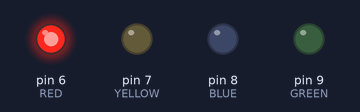
Recording of a sketch running on a simulated Arduino Uno, built with avr-gcc and run on an emulated ATmega328P. On the bench: output pins drawn as LEDs (lit = HIGH).

Above: at 0.9 s.
At 2.9 s:
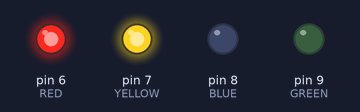
At 4.9 s:
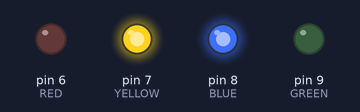
At 6.9 s:
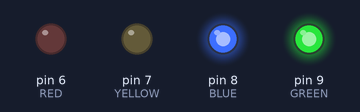
At 8.9 s:
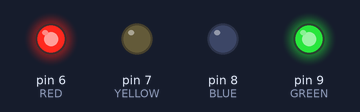
Timing chart, 0 to 10.3 s (numbered marks = the images above):
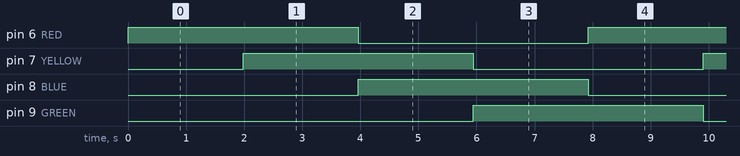

The sketch:

SWIETLIK.ino
```cpp
#include <Arduino_FreeRTOS.h>
#define RED 6
#define YELLOW 7
#define BLUE 8
#define GREEN 9

const TickType_t _500ms = pdMS_TO_TICKS(500);

void setup() {
  xTaskCreate(xSwietlikTask,"ledowo",100,NULL,1,NULL);

}

void xSwietlikTask(void *pvParameters)
{
  pinMode(RED,OUTPUT);
  pinMode(YELLOW,OUTPUT);
  pinMode(BLUE,OUTPUT);
  pinMode(GREEN,OUTPUT);

  while(1)
  {
    digitalWrite(RED,HIGH);
    vTaskDelay(4*_500ms);
    digitalWrite(GREEN,LOW);
    digitalWrite(YELLOW,HIGH);
    vTaskDelay(4*_500ms);
    digitalWrite(RED,LOW);
    digitalWrite(BLUE,HIGH);
    vTaskDelay(4*_500ms);
    digitalWrite(YELLOW,LOW);
    digitalWrite(GREEN,HIGH);
    vTaskDelay(4*_500ms);
    digitalWrite(BLUE,LOW);

  }
}

void loop() {
  // put your main code here, to run repeatedly:

}
```

Measured:
- by itself, pin 6 (RED), pin 7 (YELLOW), pin 8 (BLUE), pin 9 (GREEN): alternates HIGH for 4.0 s and LOW for 4.0 s
- by itself, everything shown: repeats every 7.9 s, in 4 steps
